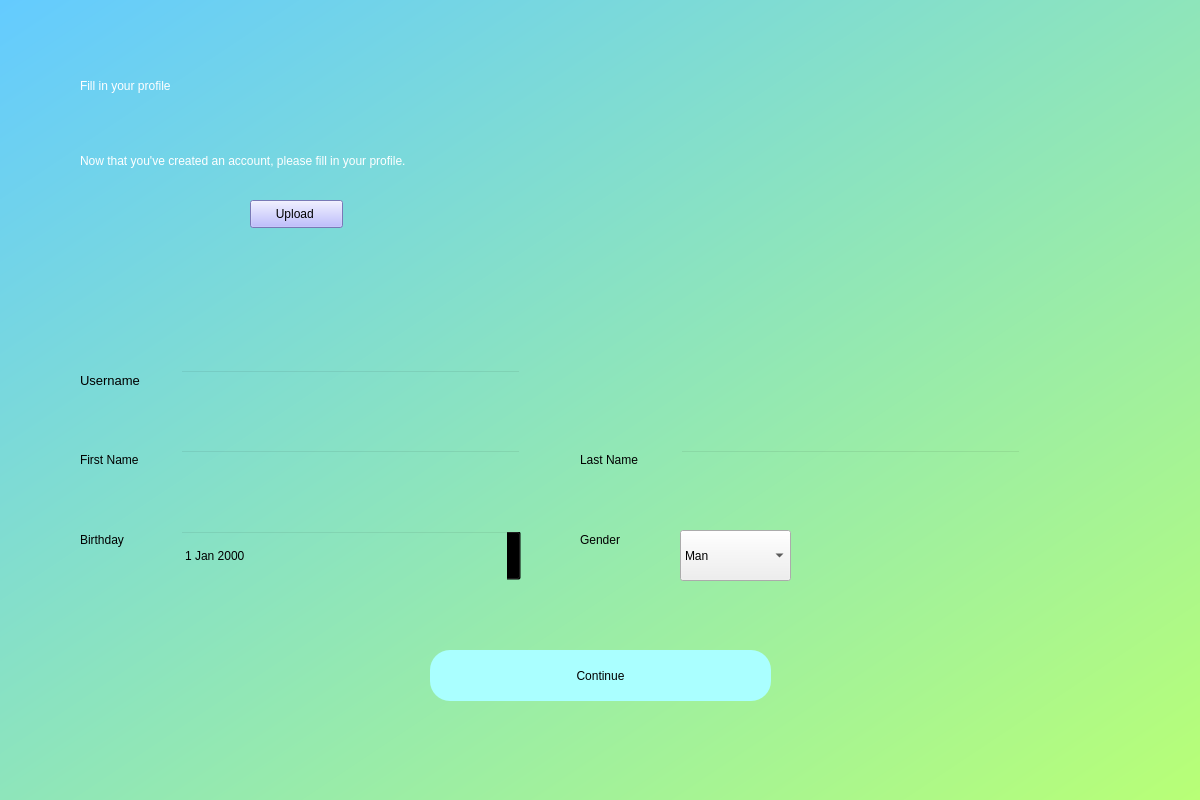
<?xml version="1.0" encoding="UTF-8"?>
<ui version="4.0">
 <class>Dialog</class>
 <widget class="QDialog" name="Dialog">
  <property name="geometry">
   <rect>
    <x>0</x>
    <y>0</y>
    <width>1200</width>
    <height>800</height>
   </rect>
  </property>
  <property name="windowTitle">
   <string>Dialog</string>
  </property>
  <widget class="QWidget" name="bgwidget" native="true">
   <property name="geometry">
    <rect>
     <x>0</x>
     <y>0</y>
     <width>1201</width>
     <height>801</height>
    </rect>
   </property>
   <property name="styleSheet">
    <string notr="true">QWidget#bgwidget{
background-color: qlineargradient(spread:pad, x1:0, y1:0, x2:1, y2:1, stop:0 rgba(100, 203, 255, 255), stop:1 rgba(184, 255, 118, 255));}</string>
   </property>
   <widget class="QLabel" name="label">
    <property name="geometry">
     <rect>
      <x>80</x>
      <y>50</y>
      <width>471</width>
      <height>71</height>
     </rect>
    </property>
    <property name="styleSheet">
     <string notr="true">font: 36pt &quot;MS Shell Dlg 2&quot;; color:rgb(255, 255, 255)</string>
    </property>
    <property name="text">
     <string>Fill in your profile</string>
    </property>
   </widget>
   <widget class="QLabel" name="label_2">
    <property name="geometry">
     <rect>
      <x>80</x>
      <y>140</y>
      <width>761</width>
      <height>41</height>
     </rect>
    </property>
    <property name="styleSheet">
     <string notr="true">font: 16pt &quot;MS Shell Dlg 2&quot;;color:rgb(255, 255, 255)</string>
    </property>
    <property name="text">
     <string>Now that you've created an account, please fill in your profile.</string>
    </property>
   </widget>
   <widget class="QPushButton" name="signup">
    <property name="geometry">
     <rect>
      <x>430</x>
      <y>650</y>
      <width>341</width>
      <height>51</height>
     </rect>
    </property>
    <property name="styleSheet">
     <string notr="true">border-radius:20px;
background-color: rgb(170, 255, 255);
font: 14pt &quot;MS Shell Dlg 2&quot;;</string>
    </property>
    <property name="text">
     <string>Continue</string>
    </property>
   </widget>
   <widget class="QLineEdit" name="username">
    <property name="geometry">
     <rect>
      <x>180</x>
      <y>370</y>
      <width>341</width>
      <height>51</height>
     </rect>
    </property>
    <property name="styleSheet">
     <string notr="true">background-color:rgba(0,0,0,0);
font: 12pt &quot;MS Shell Dlg 2&quot;;</string>
    </property>
   </widget>
   <widget class="QLineEdit" name="firstname">
    <property name="geometry">
     <rect>
      <x>180</x>
      <y>450</y>
      <width>341</width>
      <height>51</height>
     </rect>
    </property>
    <property name="styleSheet">
     <string notr="true">background-color:rgba(0,0,0,0);
font: 12pt &quot;MS Shell Dlg 2&quot;;</string>
    </property>
   </widget>
   <widget class="QLabel" name="label_3">
    <property name="geometry">
     <rect>
      <x>80</x>
      <y>370</y>
      <width>81</width>
      <height>20</height>
     </rect>
    </property>
    <property name="font">
     <font>
      <family>MS Shell Dlg 2</family>
      <pointsize>10</pointsize>
      <weight>50</weight>
      <italic>false</italic>
      <bold>false</bold>
     </font>
    </property>
    <property name="styleSheet">
     <string notr="true">font: 10pt &quot;MS Shell Dlg 2&quot;;</string>
    </property>
    <property name="text">
     <string>Username</string>
    </property>
   </widget>
   <widget class="QLabel" name="label_4">
    <property name="geometry">
     <rect>
      <x>80</x>
      <y>450</y>
      <width>81</width>
      <height>20</height>
     </rect>
    </property>
    <property name="styleSheet">
     <string notr="true">font: 10pt &quot;MS Shell Dlg 2&quot;;</string>
    </property>
    <property name="text">
     <string>First Name</string>
    </property>
   </widget>
   <widget class="QLabel" name="error">
    <property name="geometry">
     <rect>
      <x>440</x>
      <y>456</y>
      <width>341</width>
      <height>20</height>
     </rect>
    </property>
    <property name="styleSheet">
     <string notr="true">font: 12pt &quot;MS Shell Dlg 2&quot;; color:red;</string>
    </property>
    <property name="text">
     <string/>
    </property>
   </widget>
   <widget class="QLabel" name="label_5">
    <property name="geometry">
     <rect>
      <x>580</x>
      <y>450</y>
      <width>81</width>
      <height>20</height>
     </rect>
    </property>
    <property name="styleSheet">
     <string notr="true">font: 10pt &quot;MS Shell Dlg 2&quot;;</string>
    </property>
    <property name="text">
     <string>Last Name</string>
    </property>
   </widget>
   <widget class="QLineEdit" name="lastname">
    <property name="geometry">
     <rect>
      <x>680</x>
      <y>450</y>
      <width>341</width>
      <height>51</height>
     </rect>
    </property>
    <property name="styleSheet">
     <string notr="true">background-color:rgba(0,0,0,0);
font: 12pt &quot;MS Shell Dlg 2&quot;;</string>
    </property>
   </widget>
   <widget class="QDateEdit" name="birthday">
    <property name="geometry">
     <rect>
      <x>180</x>
      <y>530</y>
      <width>341</width>
      <height>51</height>
     </rect>
    </property>
    <property name="styleSheet">
     <string notr="true">background-color:rgba(0,0,0,0);
font: 12pt &quot;MS Shell Dlg 2&quot;;</string>
    </property>
   </widget>
   <widget class="QLabel" name="label_6">
    <property name="geometry">
     <rect>
      <x>80</x>
      <y>530</y>
      <width>81</width>
      <height>20</height>
     </rect>
    </property>
    <property name="styleSheet">
     <string notr="true">font: 10pt &quot;MS Shell Dlg 2&quot;;</string>
    </property>
    <property name="text">
     <string>Birthday</string>
    </property>
   </widget>
   <widget class="QLabel" name="image">
    <property name="geometry">
     <rect>
      <x>80</x>
      <y>190</y>
      <width>151</width>
      <height>141</height>
     </rect>
    </property>
    <property name="styleSheet">
     <string notr="true">border-radius:50%;</string>
    </property>
    <property name="text">
     <string/>
    </property>
    <property name="scaledContents">
     <bool>true</bool>
    </property>
   </widget>
   <widget class="QPushButton" name="pushButton">
    <property name="geometry">
     <rect>
      <x>250</x>
      <y>200</y>
      <width>93</width>
      <height>28</height>
     </rect>
    </property>
    <property name="styleSheet">
     <string notr="true">border-color: rgb(85, 0, 255);
background-color: rgb(170, 170, 255);</string>
    </property>
    <property name="text">
     <string>Upload </string>
    </property>
   </widget>
   <widget class="QComboBox" name="comboBox">
    <property name="geometry">
     <rect>
      <x>680</x>
      <y>530</y>
      <width>111</width>
      <height>51</height>
     </rect>
    </property>
    <property name="styleSheet">
     <string notr="true">border-color: rgb(0, 0, 127);
font: 12pt &quot;MS Shell Dlg 2&quot;;</string>
    </property>
    <item>
     <property name="text">
      <string>Man</string>
     </property>
    </item>
    <item>
     <property name="text">
      <string>Woman</string>
     </property>
    </item>
    <item>
     <property name="text">
      <string>Non-binary</string>
     </property>
    </item>
    <item>
     <property name="text">
      <string>Other</string>
     </property>
    </item>
   </widget>
   <widget class="QLabel" name="label_8">
    <property name="geometry">
     <rect>
      <x>580</x>
      <y>530</y>
      <width>81</width>
      <height>20</height>
     </rect>
    </property>
    <property name="styleSheet">
     <string notr="true">font: 10pt &quot;MS Shell Dlg 2&quot;;</string>
    </property>
    <property name="text">
     <string>Gender</string>
    </property>
   </widget>
  </widget>
 </widget>
 <resources>
  <include location="placeholder.qrc"/>
 </resources>
 <connections/>
</ui>
